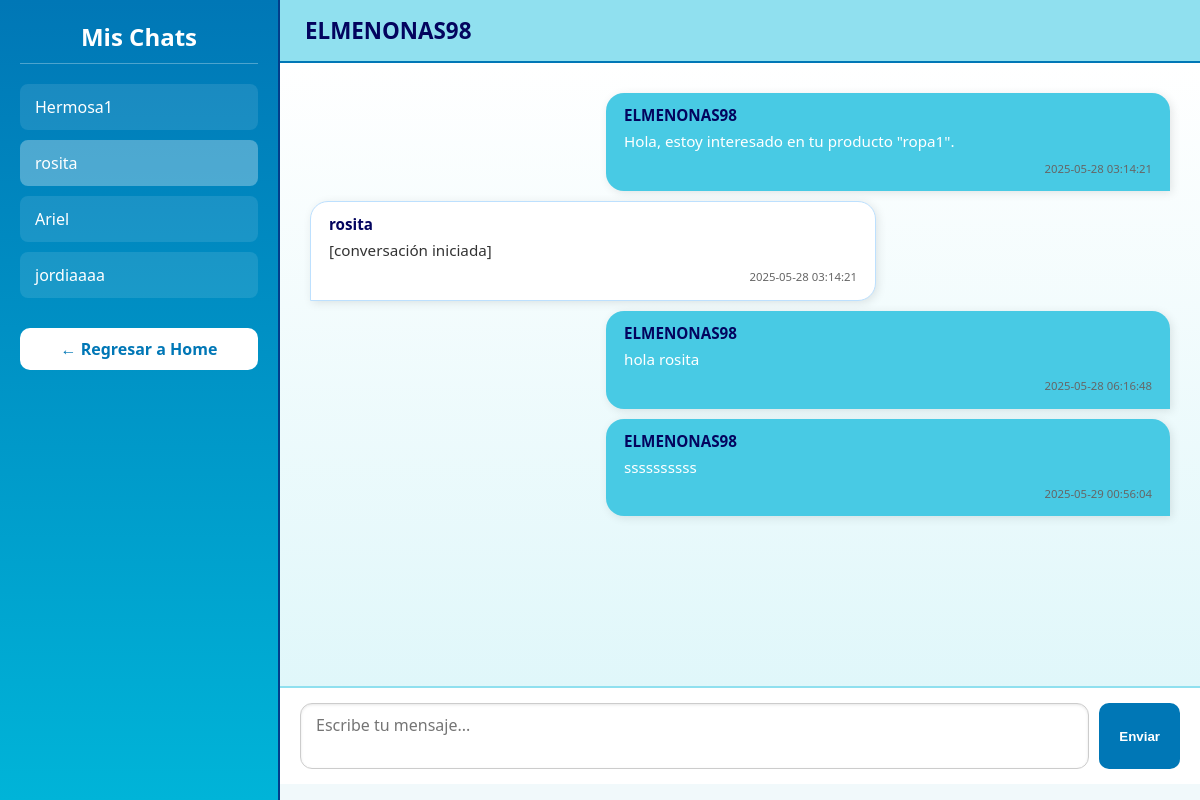
The page /chats.php?chat=19 (signed in) on the database its author committed.
### tables this page shows
CREATE TABLE `chat` (
  `IDchat` int(11) NOT NULL,
  `FechaHoraUltimoMensaje` timestamp NOT NULL DEFAULT current_timestamp(),
  `IDproducto` int(11) DEFAULT NULL
);

CREATE TABLE `msgs` (
  `IDmsgs` int(11) NOT NULL,
  `IDusuario` int(11) DEFAULT NULL,
  `IDchat` int(11) DEFAULT NULL,
  `Mensaje` text NOT NULL,
  `FechaHora` timestamp NOT NULL DEFAULT current_timestamp()
);

CREATE TABLE `usuario` (
  `IDusuario` int(11) NOT NULL,
  `Nombre` varchar(100) NOT NULL,
  `Contraseña` varchar(255) NOT NULL,
  `Apellidos` varchar(100) NOT NULL,
  `NombreUsuario` varchar(50) NOT NULL,
  `Correo` varchar(100) NOT NULL,
  `FechaNacimiento` date NOT NULL,
  `Rol` enum('admin','usuario','super') NOT NULL DEFAULT 'usuario',
  `FechaRegistro` timestamp NOT NULL DEFAULT current_timestamp(),
  `Estado` enum('activo','inactivo') DEFAULT 'activo',
  `Genero` enum('masculino','femenino','otro') DEFAULT 'otro',
  `IDmultimedia` int(11) DEFAULT NULL,
  `Avatar` mediumblob DEFAULT NULL,
  `TipoPrivacidad` enum('comprador','vendedor','ambos') NOT NULL DEFAULT 'comprador'
);

### chats.php (the view, shortened to what this page needs)
<?php
include 'conexionCapa.php';
$mi_id = $_SESSION['usuario_id'];
if (isset($_GET['chat'])) {
    $chat_id = intval($_GET['chat']);
    $stmt = $conn->prepare("
        SELECT u.NombreUsuario, m.Mensaje, m.FechaHora
        FROM msgs m
        JOIN usuario u ON m.IDusuario = u.IDusuario
        WHERE m.IDchat = ?
        ORDER BY m.FechaHora ASC
    ");
    $stmt->bind_param("i", $chat_id);
    $stmt->execute();
    $mensajes = $stmt->get_result();
}
$chats = $conn->query("
    SELECT c.IDchat, u.NombreUsuario AS Participante
    FROM chat c
    JOIN msgs m ON c.IDchat = m.IDchat
    JOIN usuario u ON m.IDusuario != $mi_id AND u.IDusuario = m.IDusuario
    WHERE c.IDchat IN (
        SELECT IDchat FROM msgs WHERE IDusuario = $mi_id
    )
    GROUP BY c.IDchat
    ORDER BY c.FechaHoraUltimoMensaje DESC
");
?>
<body>
    <div class="chat-wrapper">
        <aside class="chat-sidebar">
            <h2>Mis Chats</h2>
            <ul class="chat-list">
                <?php while ($chat = $chats->fetch_assoc()): ?>
                    <li>
                        <a href="?chat=<?php echo $chat['IDchat']; ?>" class="<?php echo (isset($_GET['chat']) && $_GET['chat'] == $chat['IDchat']) ? 'active' : ''; ?>">
                            <?php echo $chat['Participante']; ?>
                        </a>
                    </li>
                <?php endwhile; ?>
            </ul>
<?php
if (isset($_SESSION["rol"]) && $_SESSION["rol"] === "admin") {
    $enlaceHome = "home_admin.php";
} elseif (isset($_SESSION["tipo_privacidad"])) {
    if ($_SESSION["tipo_privacidad"] === "vendedor") {
        $enlaceHome = "home_vendedor.php";
    } elseif ($_SESSION["tipo_privacidad"] === "comprador") {
        $enlaceHome = "home_comprador.php";
    }
}
?>
<a href="<?= $enlaceHome ?>" style="display: block; margin-top: 30px; text-align: center; background: white; color: #0077b6; padding: 10px 15px; border-radius: 10px; font-weight: bold; text-decoration: none;">← Regresar a Home</a>
</aside>
        <main class="chat-main">
            <header class="chat-header">
                <h3><?php echo htmlspecialchars($_SESSION['nombre_usuario']); ?></h3>
            </header>
            <section class="chat-messages">
                <?php if (isset($mensajes)): ?>
                    <?php while ($msg = $mensajes->fetch_assoc()): ?>
                        <div class="mensaje <?php echo ($msg['NombreUsuario'] === $_SESSION['nombre_usuario']) ? 'propio' : 'otro'; ?>">
                            <strong><?php echo $msg['NombreUsuario']; ?></strong>
                            <?php echo $msg['Mensaje']; ?>
                            <span class="hora"><?php echo $msg['FechaHora']; ?></span>
                        </div>
                    <?php endwhile; ?>
                <?php else: ?>
                    <p class="sin-chat">Selecciona un chat para comenzar.</p>
                <?php endif; ?>
            </section>
            <?php if (isset($chat_id)): ?>
                    <form method="POST" action="enviar_mensaje.php" class="form-mensaje">
                    <textarea name="mensaje" placeholder="Escribe tu mensaje..." required></textarea>
                    <button type="submit">Enviar</button>
                </form>
            <?php endif; ?>
        </main>
    </div>
</body>

### chats.php (style rules this page uses)
body { margin: 0; font-family: 'Segoe UI', sans-serif; background: linear-gradient(to right, #ade8f4, #caf0f8); display: flex; height: 100vh; }
.chat-wrapper { display: flex; width: 100%; height: 100%; box-shadow: 0 0 10px rgba(0, 0, 0, 0.2); }
.chat-sidebar { width: 280px; background: linear-gradient(to bottom, #0077b6, #00b4d8); color: white; padding: 20px; box-sizing: border-box; overflow-y: auto; border-right: 2px solid #023e8a; }
.chat-sidebar h2 { margin-top: 0; font-size: 1.5em; text-align: center; border-bottom: 1px solid rgba(255, 255, 255, 0.3); padding-bottom: 10px; }
.chat-list { list-style: none; padding: 0; margin-top: 20px; }
.chat-list a { display: block; padding: 12px 15px; background: rgba(255, 255, 255, 0.1); color: white; border-radius: 8px; margin-bottom: 10px; text-decoration: none; transition: background 0.3s; }
.chat-list a:hover, .chat-list a.active { background: rgba(255, 255, 255, 0.3); }
.chat-main { flex-grow: 1; display: flex; flex-direction: column; background: #f1f9fb; }
.chat-header { background: #90e0ef; padding: 15px 25px; border-bottom: 2px solid #0077b6; display: flex; flex-direction: column; justify-content: center; }
.chat-header h3 { margin: 0; font-size: 1.4em; color: #03045e; }
.chat-messages { flex-grow: 1; padding: 20px; overflow-y: auto; background: linear-gradient(to top, #e0f7fa, #ffffff); }
.mensaje { max-width: 60%; padding: 12px 18px; margin: 10px; border-radius: 18px; box-shadow: 2px 2px 10px rgba(0, 0, 0, 0.1); position: relative; font-size: 0.95em; line-height: 1.4em; word-wrap: break-word; }
.mensaje.propio { background: #48cae4; color: white; margin-left: auto; border-bottom-right-radius: 0; }
.mensaje.otro { background: #ffffff; color: #333; margin-right: auto; border-bottom-left-radius: 0; border: 1px solid #bde0fe; }
.mensaje strong { display: block; font-weight: bold; margin-bottom: 5px; color: #03045e; }
.hora { display: block; font-size: 0.75em; margin-top: 5px; color: #666; text-align: right; }
.form-mensaje { display: flex; padding: 15px 20px; border-top: 2px solid #90e0ef; background: #ffffff; }
.form-mensaje textarea { flex-grow: 1; padding: 10px 15px; border-radius: 12px; border: 1px solid #ccc; resize: none; font-family: inherit; font-size: 1em; box-shadow: inset 0 1px 3px rgba(0,0,0,0.1); }
.form-mensaje button { margin-left: 10px; padding: 10px 20px; background-color: #0077b6; color: white; border: none; border-radius: 10px; cursor: pointer; font-weight: bold; transition: background-color 0.3s; }

### rows shown on the page
chat: Participante "Hermosa1"
chat: Participante "rosita"
chat: Participante "Ariel"
chat: Participante "jordiaaaa"
msgs: IDusuario.NombreUsuario "ELMENONAS98", Mensaje "Hola, estoy interesado en tu producto \"ropa1\".", FechaHora "2025-05-28 03:14:21"
msgs: IDusuario.NombreUsuario "rosita", Mensaje "[conversación iniciada]", FechaHora "2025-05-28 03:14:21"
msgs: IDusuario.NombreUsuario "ELMENONAS98", Mensaje "hola rosita", FechaHora "2025-05-28 06:16:48"
msgs: IDusuario.NombreUsuario "ELMENONAS98", Mensaje "ssssssssss", FechaHora "2025-05-29 00:56:04"

### other values the page prints
$_SESSION['nombre_usuario'] "ELMENONAS98"
